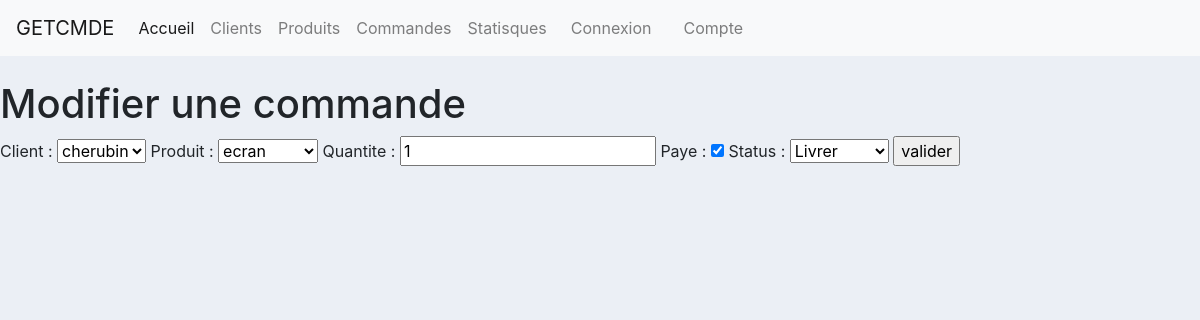
/modifier_cmde/2, run on the app's committed database.
### app_cmde/models.py (models this page shows, shortened)
class Commande(models.Model):
    STATUT_CHOICE = (
        ('Livrer', 'Livrer'),
        ('Non_livrer', 'Non_livrer'),
    )
    client = models.ForeignKey(Client, on_delete=models.CASCADE)
    produit = models.ForeignKey(Produit,on_delete=models.CASCADE)
    quantite = models.IntegerField(default=0)
    paye = models.BooleanField(default=False)
    status = models.CharField(max_length=100,choices=STATUT_CHOICE)
    date_cmde = models.DateTimeField(auto_now_add=True)

### app_cmde/views.py (the view)
# urls.py: path('modifier_cmde/<int:pk>',views.modifier_cmde,name='modifier-cmde'),
def modifier_cmde(request,pk):
    commande = Commande.objects.get(id=pk)
    if request.method == 'POST':
        form = CommadeForm(request.POST,instance=commande)
        if form.is_valid():
            form.save()
            return redirect('list-cmde')
    else:
        form = CommadeForm(instance=commande)
    context = {
        'form':form
    }
    return render(request,'app_cmde/modifier_cmde.html',context)

### app_cmde/forms.py
class CommadeForm(ModelForm):
    class Meta:
        model = Commande
        fields = '__all__'

### app_client/models.py (called while the page is built)
    def __str__(self):
        return self.noms

### app_produit/models.py (called while the page is built)
    def __str__(self):
        return self.nom

### templates/app_cmde/modifier_cmde.html (shortened to what this page needs)
{% extends 'main/base.html' %}
{% load static %}
{% load crispy_forms_tags %}
{% block content %}
<br>
<h1>Modifier une commande</h1>
<form action="" method="post">
    {{form}}
    <input type="submit" value="valider">
</form>
{% endblock %}

### static/css/styles.css (style rules this page uses)
body { background-color: #ebeff5; }

### templates/main/base.html (style rules this page uses)
body { background-color: #ebeff5; }

### data on the page
Commande: client "cherubin", produit "ecran", quantite "1", paye "☑", status "Livrer"
